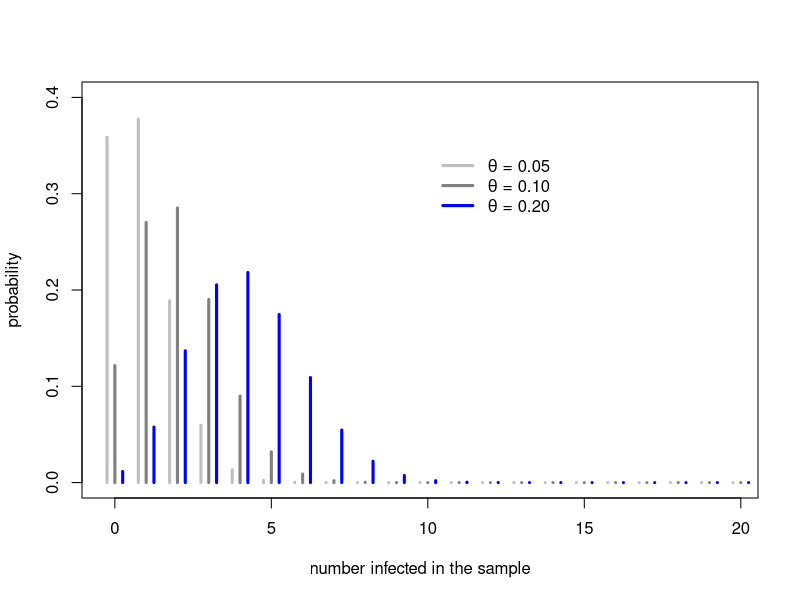
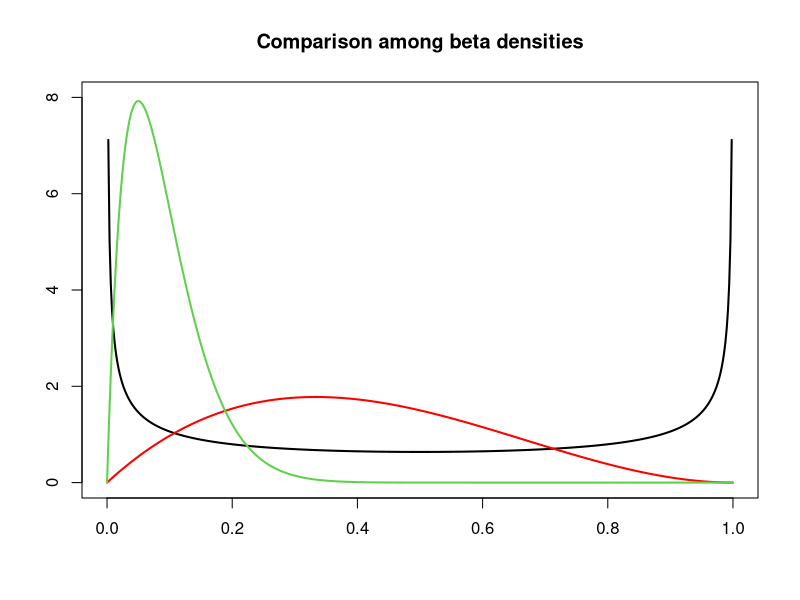
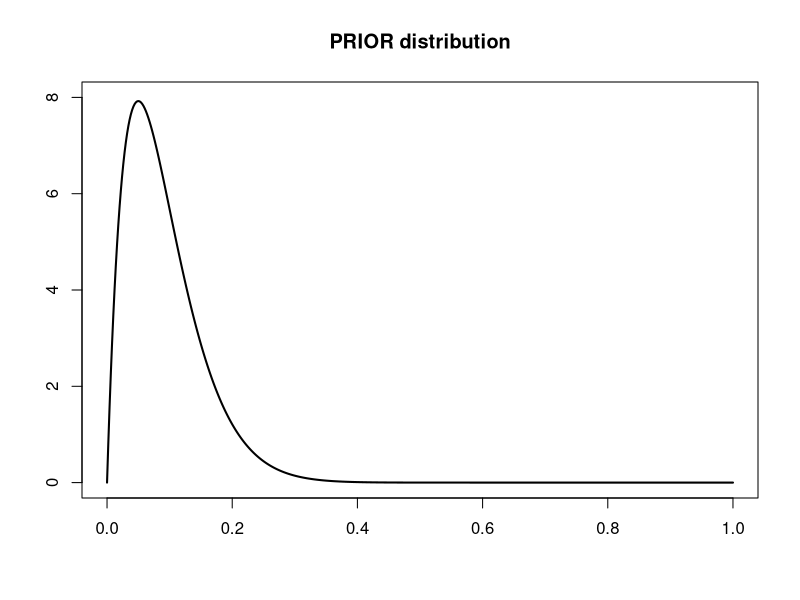
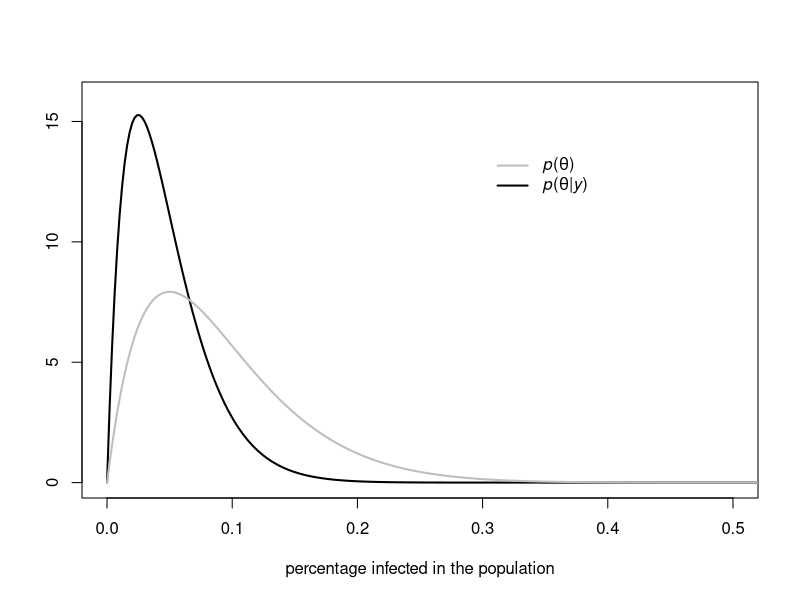

Here is the R script that generated these plots, in order:
## ---- chunk 1
# Set current directory
setwd("/Users/xueyuanhuang/Desktop/R-bayesain/")

# Define variables
n <- 20
x <- 0:n
del <- 0.25

# Plot - distribution on Y as \theta varies
plot(range(x-del), c(0,.4), xlab = "number infected in the sample", ylab = "probability", type = "n")
points(x - del, dbinom(x, n, .05), type="h", col=gray(.75), lwd=3)
points(x, dbinom(x, n, .10), type="h", col=gray(.5), lwd=3)
points(x + del, dbinom(x, n, .20), type="h", col='blue', lwd=3)

# Add legend
legend(10,.35,
       legend=c(expression(paste(theta," = 0.05", sep="")),
                expression(paste(theta," = 0.10", sep="")),
                expression(paste(theta," = 0.20", sep="")) ),
       lwd=c(3,3,3),
       col=c(gray(c(.75,.5)),'blue'), bty="n") 
## ---- chunk 2
# P(Bin(20, 0.05) = 0)
dbinom(0, 20, 0.05)
## ---- chunk 3
# P(Bin(20, 0.1) = 0)
dbinom(0, 20, 0.1)
## ---- chunk 4
# P(Bin(20, 0.2) = 0)
dbinom(0, 20, 0.2)
## ---- chunk 5
# Set Beta prior parameters
a <- 2 ; b <- 20

# Prior Mean
cat(sprintf("Prior Mean: %f\n", a / (a+b)))

# Prior mode, if a, b > 1
cat(sprintf("Prior Mode: %f\n", (a-1) / (a-1 + b-1)))

# P(0.05 < \theta < 0.2)
cat(sprintf("P(0.05 < theta < 0.2): %f\n", pbeta(.20, a, b) - pbeta(.05, a, b)))  

# P(\theta <= 0.10)
cat(sprintf("P(theta < 0.1): %f\n", pbeta(.10,a,b)))
## ---- chunk 6
# Plot - Comparison between Beta distributions
p=seq(0,1,length=500)
plot(p, dbeta(p,0.5,0.5), xlab = "", ylab = "", type = "l", lwd=2, ylim=c(0,8),
     main="Comparison among beta densities")
lines(p,dbeta(p,2,3),ylim=c(0,8),col="red", lwd=2)
lines(p,dbeta(p, a,b), ylim=c(0,8),col=3,lwd=2)
## ---- chunk 7
# Plot - Prior chosen in this example
p=seq(0,1,length=500)
plot(p, dbeta(p,a,b), xlab = "", ylab = "", type="l", ylim=c(0,8),
     main="PRIOR distribution", lwd = 2)
## ---- chunk 8
# Set observed data to 0 and sample size to 20
y<-0; n<-20 
## ---- chunk 9
# Set prior parameters
a <- 2 ; b <- 20

# Posterior mean
cat(sprintf("Posterior Mean: %f\n", (a+y) / (a+b+n)))

# Posterior mode
cat(sprintf("Posterior Mode: %f\n", (a+y-1)/(a-1+b+n-1)))

# P(0.05 < theta < 0.2 | y)
cat(sprintf("P(0.05 < theta < 0.2 | y): %f\n", pbeta(.20, a+y, b+n-y) - pbeta(.05, a+y, b+n-y)))

# P(theta < 0.1 | y)
cat(sprintf("P(theta < 0.1 | y): %f\n", pbeta(.10, a+y, b+n-y)))
## ---- chunk 10
# Plot - prior and posterior distribution
theta<-seq(0,1,length=500)
plot(theta, dbeta(theta,a+y,b+n-y), type="l",
     xlab="percentage infected in the population",
     ylab="", lwd=2, ylim=c(0,16), xlim=c(0,0.5))
lines(theta, dbeta(theta,a,b),col="gray",lwd=2)

# Add legend
legend(.3,14, legend=c(expression(paste(italic("p"),"(",theta,")",sep="")), 
                       expression(paste(italic("p"),"(",theta,"|",italic("y"),")",sep=""))), 
       bty="n", lwd=c(2,2),col=c("gray","black"))
## ---- chunk 11
# Prior and Posterior mean:
cat(sprintf("Prior Mean: %f\n", a / (a+b)))
cat(sprintf("Posterior Mean: %f\n", (a+y) / (a+b+n)))

# Prior and posterior mode
cat(sprintf("Prior Mode: %f\n", (a-1) / (a-1+b-1)))
cat(sprintf("Posterior Mode: %f\n", (a+y-1)/(a-1+b+n-1)))

# Prior and posterior P(0.05 < theta < 0.2)
cat(sprintf("P(0.05 < theta < 0.2): %f\n", pbeta(.20, a, b) - pbeta(.05, a, b)))
cat(sprintf("P(0.05 < theta < 0.2 | y): %f\n", pbeta(.20, a+y, b+n-y) - pbeta(.05, a+y, b+n-y)))

# Prior and posterior P(theta < 0.1)
cat(sprintf("P(theta < 0.1): %f\n", pbeta(.10,a,b)))
cat(sprintf("P(theta < 0.1 | y): %f\n", pbeta(.10, a+y, b+n-y)))
## ---- chunk 12
# Compute adjusted Wald interval
cat(sprintf("Adj. Wald Estimate: %f\n", n/(n+4)*(y/n) + 4/(n+4)*(1/2)))

# Compute Posterior mean in case of Beta(2,2) prior 
a <- 2; b <- 2
cat(sprintf("Post. Mean w. Beta(2,2): %f\n", (y+a)/(n+a+b)))
## ---- chunk 13
th <- n/(n+4)*(y/n) + 4/(n+4)*(1/2)
th + c(-1,1)*1.96*sqrt(th*(1-th)/n) #  interval estimates
